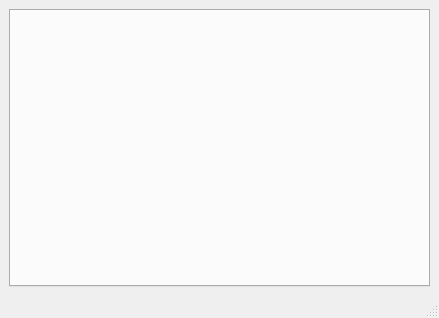
<?xml version="1.0" encoding="UTF-8"?>
<ui version="4.0">
 <class>MainWindow</class>
 <widget class="QMainWindow" name="MainWindow">
  <property name="geometry">
   <rect>
    <x>0</x>
    <y>0</y>
    <width>439</width>
    <height>318</height>
   </rect>
  </property>
  <property name="windowTitle">
   <string>MainWindow</string>
  </property>
  <widget class="QWidget" name="centralwidget">
   <layout class="QHBoxLayout" name="horizontalLayout">
    <item>
     <widget class="QTabWidget" name="tabWidget"/>
    </item>
   </layout>
  </widget>
  <widget class="QMenuBar" name="menubar">
   <property name="geometry">
    <rect>
     <x>0</x>
     <y>0</y>
     <width>439</width>
     <height>23</height>
    </rect>
   </property>
  </widget>
  <widget class="QStatusBar" name="statusbar"/>
 </widget>
 <resources/>
 <connections/>
</ui>
